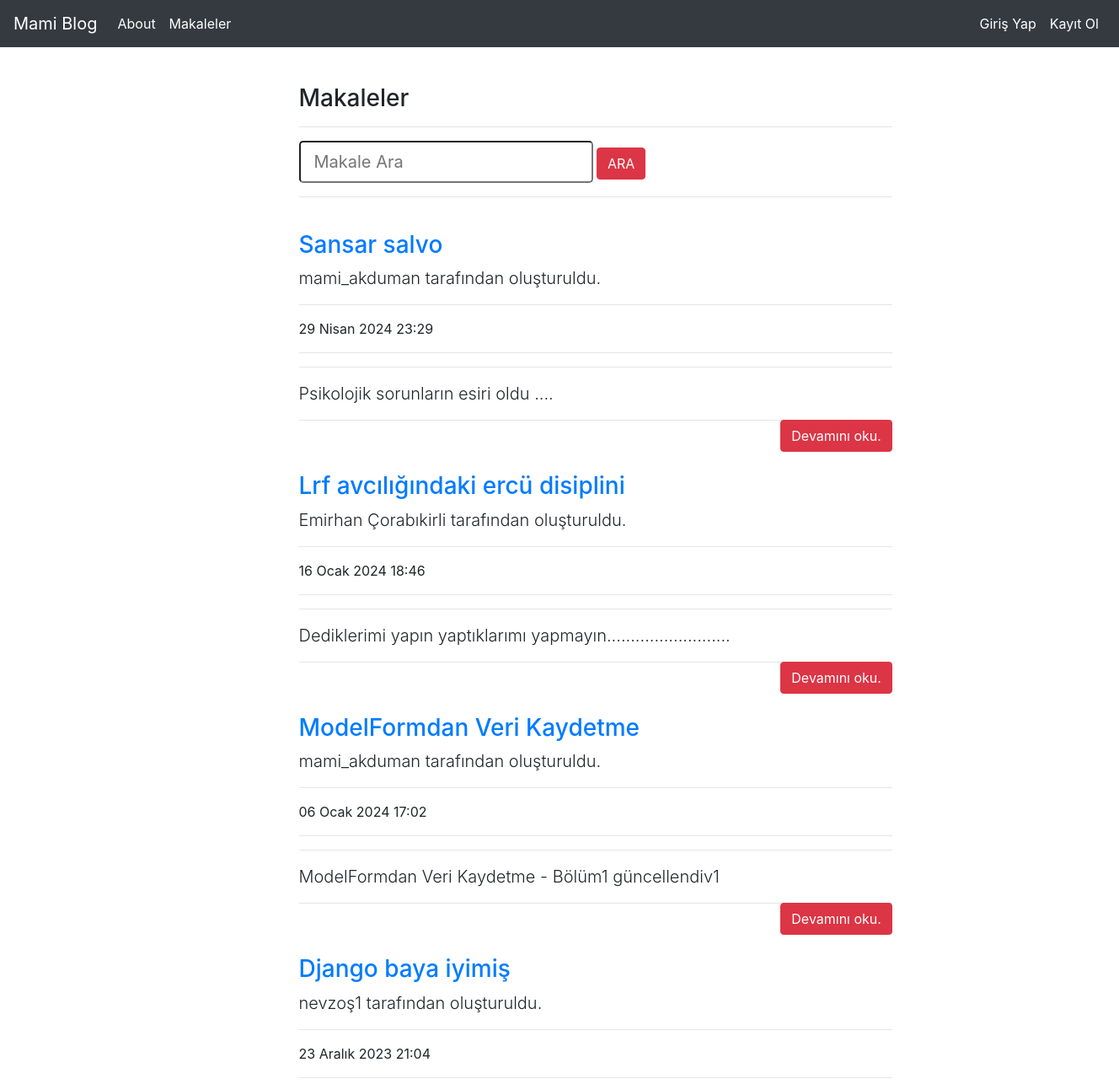
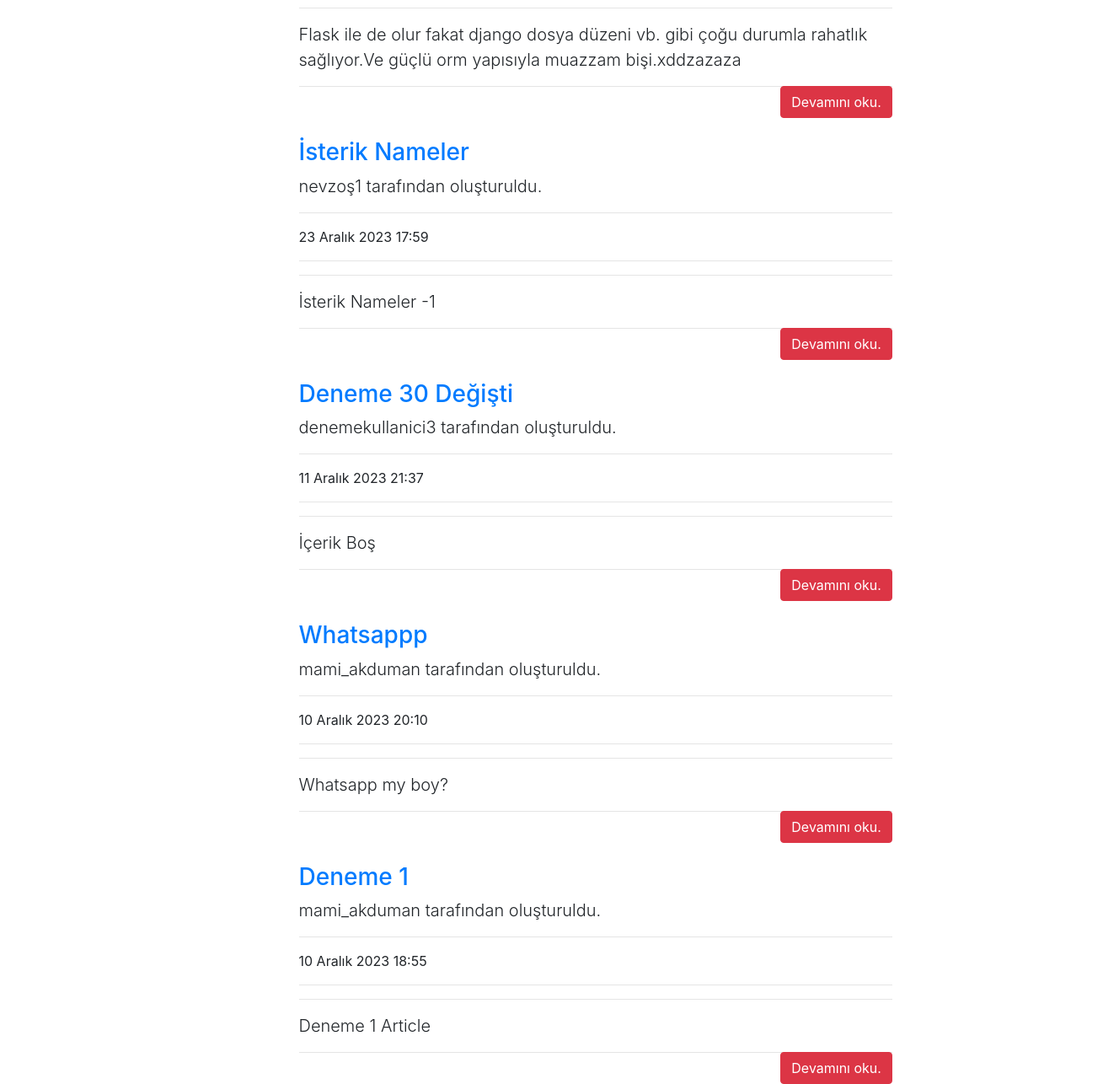
The app's page /articles/ with its own data (2 pictures, top to bottom).
### article/models.py (models this page shows, shortened)
class Article(models.Model):
    author = models.ForeignKey("auth.User",on_delete=models.CASCADE,verbose_name="Yazar")
    title = models.CharField(max_length=50,verbose_name="Başlık")
    content = models.TextField(verbose_name="İçerik")
    created_date = models.DateTimeField(auto_now=True,verbose_name="Oluşturma Zamanı")
    class Meta:
        ordering = ["-created_date"]

### article/views.py (the view)
# urls.py: path('',views.articles,name="articles"),
def articles(request):
    keyword = request.GET.get("keyword")
    if keyword:
        articles = Article.objects.filter(title__contains = keyword)
        return render(request,"articles.html",{"articles":articles})
    articles = Article.objects.all()
    return render(request,"articles.html",{"articles":articles})

### templates/articles.html (shortened to what this page needs)
{% extends "layout.html" %}
{% block body %}
<div class = "row" >
    <div class="col-md-10 offset-md-3">
        <div class ="col-lg-8">
        <h3>Makaleler</h3>
        <hr>
        </div>
    </div>
</div>
<div class ="row">
    <div class="col-md-10 offset-md-3">
        <div class="col-lg-8">
        <form>
            <input class=" form-control-lg form-control-borderless" type="search" placeholder="Makale Ara" name = "keyword">
            <button class="btn btn-md btn-danger" type="submit">ARA</button>
        <hr>
        </form>
        </div>
    </div>
</div>
{% if articles %}
{% for article in articles %}
<div class="row">
    <div class="col-md-10 offset-md-3">
    <div class="col-lg-8">
      <a href="{% url 'article:detail' article.id %}"><h3 class="mt-4">{{article.title}}</h3></a>
      <p class="lead">
        {{article.author.username}} tarafından oluşturuldu.
      </p>
      <hr>
      <p>{{article.created_date}}</p>
      <hr>
      <hr>
      <p class="lead">
            {{article.content|truncatewords:50}}
      </p>
      <a style ="float:right;"  href="/articles/article/{{article.id}}" class = "btn btn-danger">Devamını oku.</a>
      <hr>
    </div>
</div>
</div>
{% endfor %}
{% else %}
<div class = "alert alert-danger" >
    Makale Bulunamadı.
</div>
{% endif %}
{% endblock body %}

### records on screen
Article: title "Sansar salvo", author.username "mami_akduman", created_date "29 Nisan 2024 23:29", content "Psikolojik sorunların esiri oldu ...."
Article: title "Lrf avcılığındaki ercü disiplini", author.username "Emirhan Çorabıkirli", created_date "16 Ocak 2024 18:46", content "Dediklerimi yapın yaptıklarımı yapmayın.........................."
Article: title "ModelFormdan Veri Kaydetme", author.username "mami_akduman", created_date "06 Ocak 2024 17:02", content "ModelFormdan Veri Kaydetme - Bölüm1 güncellendiv1"
Article: title "Django baya iyimiş", author.username "nevzoş1", created_date "23 Aralık 2023 21:04", content "Flask ile de olur fakat django dosya düzeni vb. gibi çoğu durumla rahatlık sağlıyor.Ve güçlü orm yapısıyla muazzam bişi.xddzazaza"
Article: title "İsterik Nameler", author.username "nevzoş1", created_date "23 Aralık 2023 17:59", content "İsterik Nameler -1"
Article: title "Deneme 30 Değişti", author.username "denemekullanici3", created_date "11 Aralık 2023 21:37", content "İçerik Boş"
Article: title "Whatsappp", author.username "mami_akduman", created_date "10 Aralık 2023 20:10", content "Whatsapp my boy?"
Article: title "Deneme 1", author.username "mami_akduman", created_date "10 Aralık 2023 18:55", content "Deneme 1 Article"
